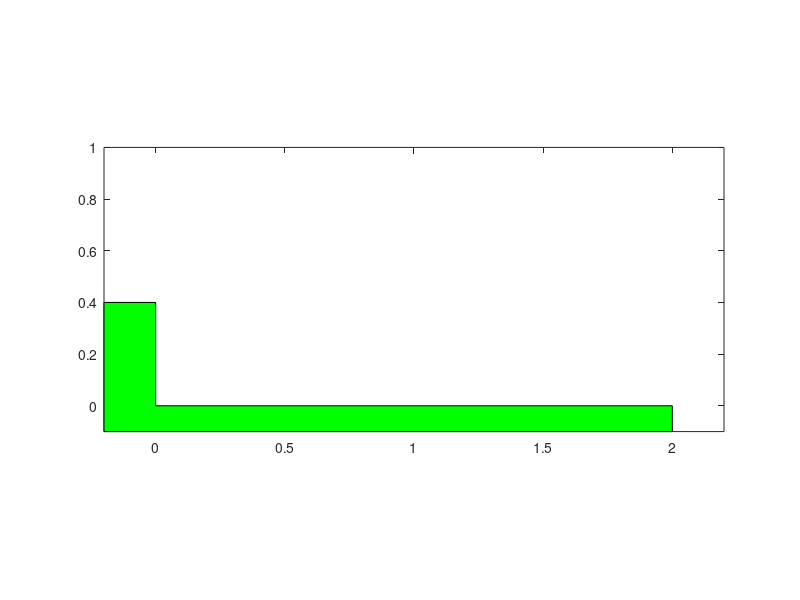

Here is the MATLAB script that generated this plot: (Note: this script raises an error after producing the figure.)
clc;clear all;close all;
window=figure('name','spring_mass');
set(window,'numbertitle','off','color','w','menubar','none','resize','off');
fill([-0.2 2 2 0 0 -0.2 -0.2],[-0.1 -0.1 0 0 0.4 0.4 -0.1],'g');
axis equal;
axis([-0.2 2.2 -.1 1]);
[T,Y]=ode45(@navasan,0:0.01:10,[0.6 0]);
hold on;
x4=0:0.01:1;
spring=plot(x4,0.05.*sin(80.*x4)+0.2);
mass=fill([0.7 1.3 1.3 0.7],[0.1 0.1 0.3 0.3],'k');
theta=0:0.01:pi/2;
t=0:0.01:2*pi;
x1=[0 0.05 0.05*cos(theta) 0];
y1=[0 0 0.05*sin(theta) 0.05];
x2=[0 -0.05 0.05*cos(theta+pi) 0];
y2=[0 0 0.05*sin(theta+pi) -0.05];
x3=1+0.05*cos(t);
y3=0.05+0.05*sin(t);
wheel1=fill(x1,y1,'k');
wheel2=fill(x2,y2,'k');
wheel3=plot(x3,y3);
for ii=1:length(T)
    set(mass,'xdata',[0.7 1.3 1.3 0.7]+Y(ii,1))
    set(wheel1,'xdata',x1*cos(-Y(ii,1)/0.05)-y1*sin(-Y(ii,1)/0.05)+1+Y(ii,1),'ydata',...
        x1*sin(-Y(ii,1)/0.05)+y1*cos(-Y(ii,1)/0.05)+0.05);
    set(wheel2,'xdata',x2*cos(-Y(ii,1)/0.05)-y2*sin(-Y(ii,1)/0.05)+1+Y(ii,1),'ydata',...
        x2*sin(-Y(ii,1)/0.05)+y2*cos(-Y(ii,1)/0.05)+0.05);
    set(wheel3,'xdata',1+0.05*cos(t)+Y(ii,1));
    set(spring,'xdata',x4*(0.7+Y(ii,1)));
  

    pause(0.01);
end
